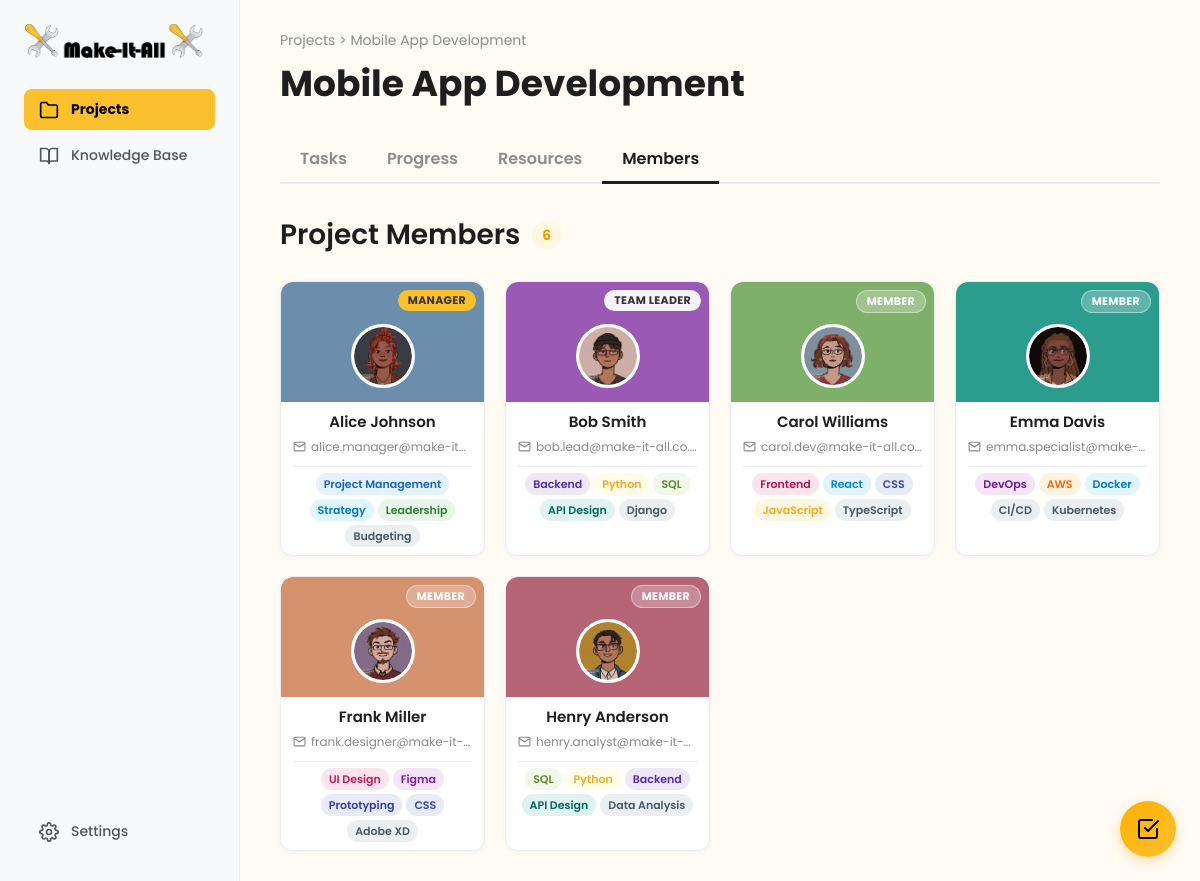
Screenshot of /user/project/project-members.php?project_id=2 (signed in) with the database file from the repository.
### tables this page shows
CREATE TABLE projects (
    project_id INT AUTO_INCREMENT PRIMARY KEY,
    project_name VARCHAR(255) NOT NULL,
    description TEXT,
    created_by INT NOT NULL COMMENT 'Manager who created the project',
    team_leader_id INT NULL COMMENT 'Assigned team leader',
    start_date DATE NOT NULL,
    deadline DATE NOT NULL,
    estimated_completion_date DATE NULL COMMENT 'Calculated based on velocity',
    completed_date DATE NULL,
    status ENUM('planning', 'active', 'on_hold', 'completed', 'archived') DEFAULT 'active',
    priority ENUM('low', 'medium', 'high') DEFAULT 'medium',
    completion_percentage DECIMAL(5,2) DEFAULT 0.00,
    overdue_tasks_count INT DEFAULT 0,
    resource_level ENUM('sufficient', 'tight', 'under_resourced') DEFAULT 'sufficient',
    created_at TIMESTAMP DEFAULT CURRENT_TIMESTAMP,
    updated_at TIMESTAMP DEFAULT CURRENT_TIMESTAMP ON UPDATE CURRENT_TIMESTAMP,
    archived_at TIMESTAMP NULL,
    FOREIGN KEY (created_by) REFERENCES users(user_id) ON DELETE RESTRICT,
    FOREIGN KEY (team_leader_id) REFERENCES users(user_id) ON DELETE SET NULL,
    INDEX idx_status (status),
    INDEX idx_created_by (created_by),
    INDEX idx_team_leader (team_leader_id),
    INDEX idx_deadline (deadline),
    INDEX idx_priority (priority)
);

CREATE TABLE users (
    user_id INT AUTO_INCREMENT PRIMARY KEY,
    email VARCHAR(255) NOT NULL UNIQUE,
    password_hash VARCHAR(255) NULL COMMENT 'NULL for non-registered employees',
    is_registered BOOLEAN DEFAULT FALSE,
    first_name VARCHAR(100) NOT NULL,
    last_name VARCHAR(100) NOT NULL,
    profile_picture VARCHAR(255) DEFAULT '/default-avatar.png',
    role ENUM('manager', 'team_leader', 'team_member', 'technical_specialist') NOT NULL DEFAULT 'team_member',
    department VARCHAR(100),
    specialties TEXT COMMENT 'JSON array: ["Frontend", "React", "UX Design"]',
    manager_id INT NULL COMMENT 'Self-referencing FK - who manages this user',
    is_active BOOLEAN DEFAULT TRUE,
    last_login TIMESTAMP NULL,
    created_at TIMESTAMP DEFAULT CURRENT_TIMESTAMP,
    updated_at TIMESTAMP DEFAULT CURRENT_TIMESTAMP ON UPDATE CURRENT_TIMESTAMP,
    FOREIGN KEY (manager_id) REFERENCES users(user_id) ON DELETE SET NULL,
    INDEX idx_email (email),
    INDEX idx_role (role),
    INDEX idx_manager (manager_id),
    INDEX idx_is_registered (is_registered),
    INDEX idx_is_active (is_active)
);

CREATE TABLE project_members (
    project_member_id INT AUTO_INCREMENT PRIMARY KEY,
    project_id INT NOT NULL,
    user_id INT NOT NULL,
    project_role ENUM('team_leader', 'member') DEFAULT 'member',
    joined_at TIMESTAMP DEFAULT CURRENT_TIMESTAMP,
    left_at TIMESTAMP NULL COMMENT 'Soft delete - set when member leaves project',
    FOREIGN KEY (project_id) REFERENCES projects(project_id) ON DELETE CASCADE,
    FOREIGN KEY (user_id) REFERENCES users(user_id) ON DELETE CASCADE,
    UNIQUE KEY unique_project_user (project_id, user_id),
    INDEX idx_project (project_id),
    INDEX idx_user (user_id),
    INDEX idx_left_at (left_at)
);

### actions/guard_project_access.php (called while the page is built, shortened)
<?php
function guardProjectAccess(PDO $db, int $projectId, int $userId): array
{
    $stmt = $db->prepare("
        SELECT
            p.project_id,
            p.project_name,
            p.description,
            p.status,
            p.deadline,
            p.team_leader_id,
            p.created_by,
            CASE WHEN p.team_leader_id = :uid THEN 1 ELSE 0 END AS is_team_leader,
            CASE WHEN pm.user_id IS NOT NULL THEN 1 ELSE 0 END AS is_member
        FROM projects p
        LEFT JOIN project_members pm
            ON pm.project_id = p.project_id
           AND pm.user_id = :uid
           AND pm.left_at IS NULL
        WHERE p.project_id = :pid
          AND (
              p.created_by = :uid
              OR p.team_leader_id = :uid
              OR pm.user_id IS NOT NULL
          )
        LIMIT 1
    ");
    $stmt->execute([':pid' => $projectId, ':uid' => $userId]);
    $project = $stmt->fetch(PDO::FETCH_ASSOC);
    $roleLower = strtolower((string)($_SESSION['role'] ?? ''));
    $isManager = ($roleLower === 'manager');
    $isTeamLeaderOfThisProject = ((int)$project['is_team_leader'] === 1);
    $canManageProject = $isManager || $isTeamLeaderOfThisProject;
    $canCloseProject = $isManager;
    return [
        'project' => $project,
        'isManager' => $isManager,
        'isTeamLeaderOfThisProject' => $isTeamLeaderOfThisProject,
        'canManageProject' => $canManageProject,
        'canCloseProject' => $canCloseProject,
    ];
}

### user/project/project-members.php (the view, shortened to what this page needs)
<?php
require_once __DIR__ . "/../../actions/guard_project_access.php";
$projectId = $_SESSION['current_project_id'] ?? null;
$userId = (int) $_SESSION['user_id'];
$database = new Database();
$pdo = $database->getConnection();
$access = guardProjectAccess($pdo, (int) $projectId, $userId);
$project = $access['project'];
$isManager = $access['isManager'];
$bannerColors = [
    '#5B9BD5', '#7FB069', '#9B59B6', '#D4926F', '#45B7B8',
    '#6C8EAD', '#2A9D8F', '#B56576', '#52796F', '#7D8FA0',
];
$specialtyClassMap = [
    'Project Management' => 'spec-project-management',
    'Strategy'           => 'spec-strategy',
    'Leadership'         => 'spec-leadership',
    'Backend'            => 'spec-backend',
    'Python'             => 'spec-python',
    'SQL'                => 'spec-sql',
    'API Design'         => 'spec-api-design',
    'Frontend'           => 'spec-frontend',
    'React'              => 'spec-react',
    'CSS'                => 'spec-css',
    'JavaScript'         => 'spec-javascript',
    'Node.js'            => 'spec-node-js',
    'MongoDB'            => 'spec-mongodb',
    'DevOps'             => 'spec-devops',
    'AWS'                => 'spec-aws',
    'Docker'             => 'spec-docker',
    'CI/CD'              => 'spec-ci-cd',
    'UI Design'          => 'spec-ui-design',
    'Figma'              => 'spec-figma',
    'Prototyping'        => 'spec-prototyping',
];
$stmt = $pdo->prepare("
    SELECT
        u.user_id, u.first_name, u.last_name, u.email,
        u.profile_picture, u.specialties, u.role AS system_role,
        pm.project_role
    FROM project_members pm
    INNER JOIN users u ON u.user_id = pm.user_id
    WHERE pm.project_id = :pid AND pm.left_at IS NULL
    ORDER BY
        CASE pm.project_role
            WHEN 'team_leader' THEN 1
            ELSE 2
        END,
        u.first_name ASC
");
$stmt->execute([':pid' => $projectId]);
$members = $stmt->fetchAll(PDO::FETCH_ASSOC);
$managerId = (int) $project['created_by'];
$teamLeaderId = (int) $project['team_leader_id'];
$managerInList = false;
if (!$managerInList) {
    $stmt = $pdo->prepare("
        SELECT user_id, first_name, last_name, email, profile_picture, specialties, role AS system_role
        FROM users WHERE user_id = :uid
    ");
    $stmt->execute([':uid' => $managerId]);
    $manager = $stmt->fetch(PDO::FETCH_ASSOC);
    if ($manager) {
        $manager['project_role'] = 'manager';
        array_unshift($members, $manager);
    }
}
$memberCount = count($members);
function getMemberColor($uid, $bannerColors, &$colorMap) {
    $color = $bannerColors[array_rand($bannerColors)];
    return $color;
}
?>
<!DOCTYPE html>
<html lang="en">
<head>
    <link rel="stylesheet" href="../dashboard.css">
    <link rel="stylesheet" href="progress.css">
    <link rel="stylesheet" href="project-members.css">
</head>
<body id="project-members-page">
<?php include '../to-do/todo_widget.php'; ?>
<div class="dashboard-container">
    <nav class="sidebar">
        <div class="nav-top">
            <div class="logo-container">
                <img src="../logo.png" alt="Make-It-All Logo" class="logo-icon">
            </div>
            <ul class="nav-main">
                <li class="active-parent">
                    <a href="projects-overview.php"><i data-feather="folder"></i>Projects</a>
                </li>
                <li><a href="../knowledge-base/knowledge-base.html"><i data-feather="book-open"></i>Knowledge Base</a></li>
            </ul>
        </div>
        <div class="nav-footer">
            <ul>
                <li><a href="../settings.php"><i data-feather="settings"></i>Settings</a></li>
            </ul>
        </div>
    </nav>
    <main class="main-content">
        <header class="project-header">
            <div class="project-header-top">
                <div class="breadcrumbs-title">
                    <p class="breadcrumbs"><a href="projects-overview.php">Projects</a> > <span id="project-name-breadcrumb"><?= htmlspecialchars($project['project_name']) ?></span></p>
                    <h1 id="project-name-header"><?= htmlspecialchars($project['project_name']) ?></h1>
                </div>
            </div>
            <nav class="project-nav" id="project-nav-links">
                <a href="#">Tasks</a>
                <a href="#">Progress</a>
                <a href="#">Resources</a>
                <a href="#" class="active">Members</a>
            </nav>
        </header>
        <div class="members-content">
            <div class="members-header">
                <h2>
                    Project Members
                    <span class="members-count-badge" id="members-count"><?= $memberCount ?></span>
                </h2>
            </div>
            <div class="members-grid" id="members-grid">
                <?php foreach ($members as $member): ?>
                    <?php
                        $uid = (int) $member['user_id'];
                        $fullName = htmlspecialchars($member['first_name'] . ' ' . $member['last_name']);
                        $email = htmlspecialchars($member['email']);
                        $profilePic = htmlspecialchars($member['profile_picture']);
                        $bannerColor = getMemberColor($uid, $bannerColors, $_SESSION['employee_colors']);
                        $displayRole = 'Member';
                        $roleClass = 'role-member';
                        if ($uid === $managerId) {
                            $displayRole = 'Manager';
                            $roleClass = 'role-manager';
                        } elseif ($uid === $teamLeaderId || $member['project_role'] === 'team_leader') {
                            $displayRole = 'Team Leader';
                            $roleClass = 'role-team-leader';
                        }
                        $specialties = [];
                        if (!empty($member['specialties'])) {
                            $specialties = json_decode($member['specialties'], true)
                                ?? explode(',', $member['specialties']);
                            $specialties = array_map('trim', $specialties);
                        }
                        $isClickable = $isManager && $uid !== $userId;
                        $cardClasses = 'member-card' . ($isClickable ? ' clickable' : '');
                    ?>
                    <div class="<?= $cardClasses ?>" data-user-id="<?= $uid ?>"<?php if ($isClickable): ?> data-profile-url="../employees/employee-profile.php?id=<?= $uid ?>"<?php endif; ?>>
                        <div class="member-card-top" style="background-color: <?= htmlspecialchars($bannerColor) ?>;">
                            <span class="member-role-badge <?= $roleClass ?>"><?= $displayRole ?></span>
                            <div class="member-avatar">
                                <img src="<?= $profilePic ?>" alt="<?= $fullName ?>">
                            </div>
                        </div>
                        <div class="member-card-body">
                            <h4 class="member-name"><?= $fullName ?></h4>
                            <p class="member-email">
                                <i data-feather="mail"></i>
                                <span><?= $email ?></span>
                            </p>
                            <?php if (!empty($specialties)): ?>
                                <div class="member-specialties">
                                    <?php foreach ($specialties as $skill): ?>
                                        <?php $skillClass = $specialtyClassMap[trim($skill)] ?? 'spec-default'; ?>
                                        <span class="specialty-pill <?= $skillClass ?>">
                                            <?= htmlspecialchars(trim($skill)) ?>
                                        </span>
                                    <?php endforeach; ?>
                                </div>
                            <?php endif; ?>
                        </div>
                    </div>
                <?php endforeach; ?>
            </div>
        </div>
    </main>
</div>
</body>
</html>

### user/dashboard.css (style rules this page uses)
html, body { height: 100%; }
body { background: #FEFBF4; font-family: 'Poppins', sans-serif; margin: 0; height: 100vh; color: #1E1E1E; overflow: hidden; }
* { box-sizing: border-box; }
a { color: #1E1E1E; transition: color 0.2s ease; }
.dashboard-container { display: flex; width: 100%; height: 100vh; }
.sidebar { width: 240px; flex-shrink: 0; background: #F8F9FA; padding: 24px; display: flex; flex-direction: column; justify-content: space-between; border-right: 1px solid #EAECEE; }
.logo-container { display: flex; align-items: center; gap: 8px; font-size: 20px; font-weight: 700; margin-bottom: 30px; }
.logo-icon { width: 180px; height: 35px; }
.sidebar ul { list-style: none; padding: 0; margin: 0; }
.sidebar ul a { display: flex; align-items: center; gap: 12px; padding: 10px 15px; text-decoration: none; color: #555; font-weight: 500; border-radius: 8px; margin-bottom: 5px; font-size: 14px; }
.sidebar ul a svg { width: 20px; height: 20px; }
.sidebar ul.nav-main>li.active-parent>a { background: #FBC02D; color: black; font-weight: 700; }
.main-content { flex: 1; padding: 0; display: flex; flex-direction: column; min-height: 0; overflow-y: auto; height: 100vh; }
.project-header { display: flex; flex-direction: column; padding: 30px 40px 0 40px; flex-shrink: 0; }
.project-header-top { display: flex; justify-content: space-between; align-items: center; width: 100%; }
.breadcrumbs-title { display: flex; flex-direction: column; }
.breadcrumbs { font-size: 14px; color: #8C8C8C; margin: 0; }
.breadcrumbs a { color: #8C8C8C; text-decoration: none; transition: color 0.2s ease; }
.project-header h1 { font-size: 36px; font-weight: 700; margin: 5px 0 10px 0; }
.project-nav { display: flex; border-bottom: 2px solid #EAECEE; margin-top: 15px; }
.project-nav a { padding: 10px 20px; text-decoration: none; color: #8C8C8C; font-weight: 600; font-size: 16px; margin-bottom: -2px; border-bottom: 3px solid transparent; }
.project-nav a.active { color: #1E1E1E; border-bottom-color: #1E1E1E; }

### rows the page displays
projects: project_name "Mobile App Development"
users: displayRole "MANAGER", profile_picture (picture), fullName "Alice Johnson", email "alice.manager@make-it…", specialties "Project Management", specialties "Strategy", specialties "Leadership", specialties "Budgeting"
project_members: displayRole "TEAM LEADER", user.profile_picture (picture), user.last_name "Bob Smith", user.email "bob.lead@make-it-all.co.…", user.specialties "Backend", user.specialties "Python", user.specialties "SQL", user.specialties "API Design", user.specialties "Django"
project_members: displayRole "MEMBER", user.profile_picture (picture), user.last_name "Carol Williams", user.email "carol.dev@make-it-all.co…", user.specialties "Frontend", user.specialties "React", user.specialties "CSS", user.specialties "JavaScript", user.specialties "TypeScript"
project_members: displayRole "MEMBER", user.profile_picture (picture), user.last_name "Emma Davis", user.email "emma.specialist@make-…", user.specialties "DevOps", user.specialties "AWS", user.specialties "Docker", user.specialties "CI/CD", user.specialties "Kubernetes"
project_members: displayRole "MEMBER", user.profile_picture (picture), user.last_name "Frank Miller", user.email "frank.designer@make-it-…", user.specialties "UI Design", user.specialties "Figma", user.specialties "Prototyping", user.specialties "CSS", user.specialties "Adobe XD"
project_members: displayRole "MEMBER", user.profile_picture (picture), user.last_name "Henry Anderson", user.email "henry.analyst@make-it-…", user.specialties "SQL", user.specialties "Python", user.specialties "Backend", user.specialties "API Design", user.specialties "Data Analysis"

### other values shown
$memberCount "6"
